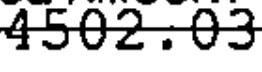
#> input picture multi_stage_ocr/dataset/bad_images/12.jpg, 262 x 72 px, found by its file name
$ python contours.py
#> lines starting #> are read from the running program, lines starting #| are printed output that depends on the picture; after the words box and inside, x2 and y2 are one past the last pixel; in counts of white or black regions, pixels touching at a corner belong together
#> further down, original_img is the input picture: shape (72, 262); min 0, max 255, mean 199.7
### multi_stage_ocr/image_processing.py
import matplotlib.pyplot as plt
import os
import cv2
import numpy as np
import random


# [16 lines left out: functions display, preprocessing, not called in this run]


def nearest_10(num):
    return int(np.ceil(num / 10.0)) * 10


def pad_image(img):
    h, w = img.shape[0], img.shape[1]
#> h = 72; w = 262

    if h < 512:
        pad = np.ones((512 - h, w)) * 255
        img = np.concatenate((img, pad))
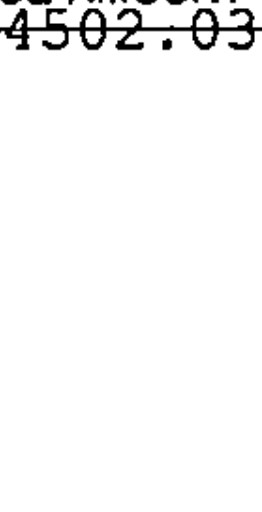
#> img: shape (512, 262) float64; min 0, max 255, mean 247.2
        h = 512
    else:
        pad = np.ones((nearest_10(h) - h, w)) * 255
        img = np.concatenate((img, pad))
        h = nearest_10(h)

    if w < 512:
        pad = np.ones((h, 512 - w)) * 255
        img = np.concatenate((img, pad), axis=1)
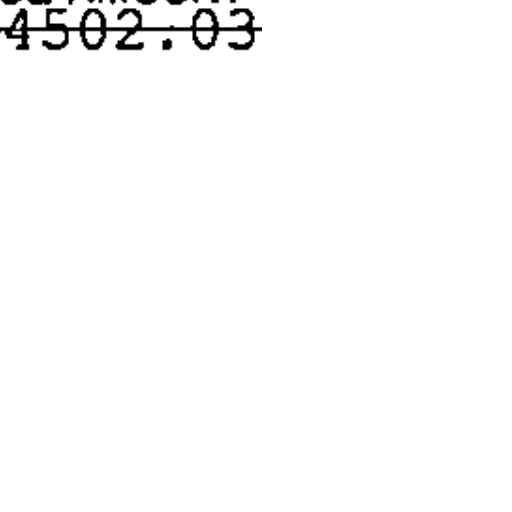
#> img: shape (512, 512) float64; min 0, max 255, mean 251
    else:
        pad = np.ones((h, nearest_10(w) - w)) * 255
        img = np.concatenate((img, pad), axis=1)

    return img


# [43 lines left out: functions pad_seg, batch_generator, not called in this run]

### multi_stage_ocr/contours.py
import cv2
from image_processing import pad_image
import numpy as np


image_path = "12"
original_img = cv2.imread(f"results/line_images/{image_path}.jpg", cv2.IMREAD_GRAYSCALE)
img = cv2.imread(f"results/word_segs/{image_path}_mask.jpg", cv2.IMREAD_GRAYSCALE)
cv2.threshold(img, 0, 255, cv2.THRESH_BINARY + cv2.THRESH_OTSU, img)
original_img = pad_image(original_img)
(h, w) = original_img.shape[:2]
#> h = 512; w = 512
factor_h, factor_w = h/512.0, w/512.0
#> factor_h = 1; factor_w = 1
original_img_copy = np.stack((original_img,)*3, axis=-1)

contours, hierarchy = cv2.findContours(img, cv2.RETR_EXTERNAL, cv2.CHAIN_APPROX_SIMPLE)
#> contours = []

for c in contours:
    points = []
    for point in c:
        x = int(point[0][0]*factor_w)
        y = int(point[0][1]*factor_h)
        points.append((x, y))
        # cv2.circle(original_img_copy, (x, y), 1, (255, 0 , 0), -1)
    cv2.polylines(original_img_copy, [np.array(points).reshape(-1, 1, 2)], True, (0, 0, 255), 1)
#> this loop made 0 passes
    # x, y, w, h = cv2.boundingRect(c)
    # cv2.rectangle(original_img_copy, (int(x*factor_w), int(y*factor_h)),
    #               (int((x+w)*factor_w), int((y+h)*factor_h)),
    #               (255, 0, 0), 1)

cv2.imshow("original img", original_img)
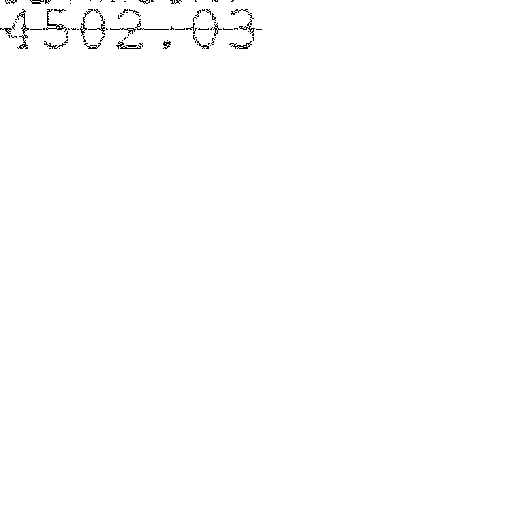
#> window 'original img': shape (512, 512); 99.5% white; black in thin lines or dots, all inside (x1, y1, x2, y2) = (0, 0, 262, 49)
cv2.imshow("contours", img)
cv2.imshow("bboxes", original_img_copy)
cv2.imwrite(f"results/contours_test/{image_path}_polylines.png", original_img_copy)
cv2.waitKey(0)

$ run again, with multi_stage_ocr/dataset/bad_images/11.jpg copied over multi_stage_ocr/dataset/bad_images/12.jpg
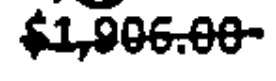
#> input picture multi_stage_ocr/dataset/bad_images/11.jpg, 276 x 81 px, found by its file name
#> original_img is the input picture: shape (81, 276); min 0, max 255, mean 194.9
#> in pad_image, `img = np.concatenate((img, pad), axis=1)`:
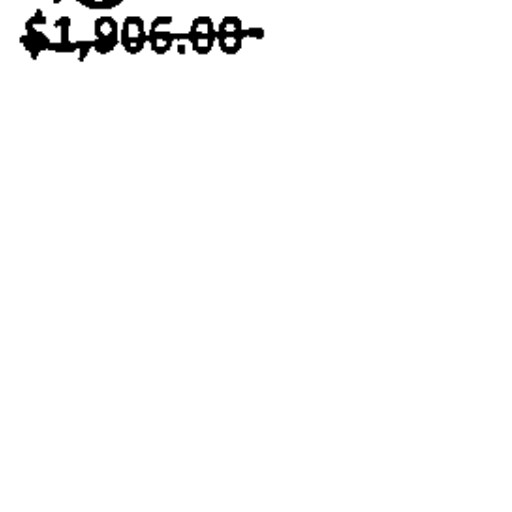
#> img: shape (512, 512) float64; min 0, max 255, mean 249.9
#> contours = []
#> `cv2.imshow("original img", original_img)`:
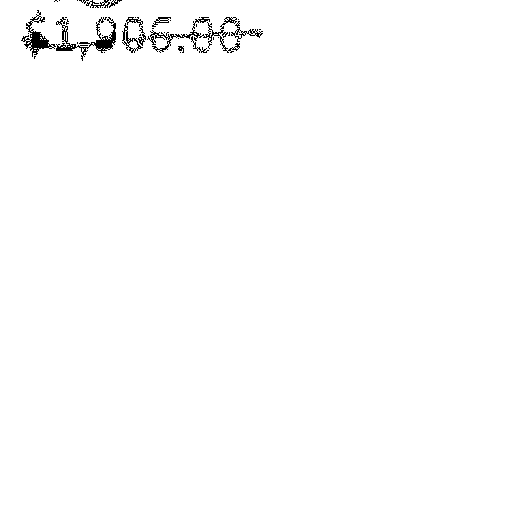
#> window 'original img': shape (512, 512); 99.1% white; black in thin lines or dots, all inside (x1, y1, x2, y2) = (21, 0, 263, 61)

$ run again, with multi_stage_ocr/dataset/bad_images/17.jpg copied over multi_stage_ocr/dataset/bad_images/12.jpg
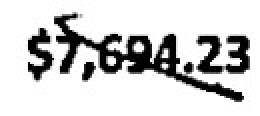
#> input picture multi_stage_ocr/dataset/bad_images/17.jpg, 130 x 58 px, found by its file name (shown 2 times larger)
#> original_img is the input picture: shape (58, 130); min 0, max 255, mean 207.3
#> in pad_image, `img = np.concatenate((img, pad), axis=1)`:
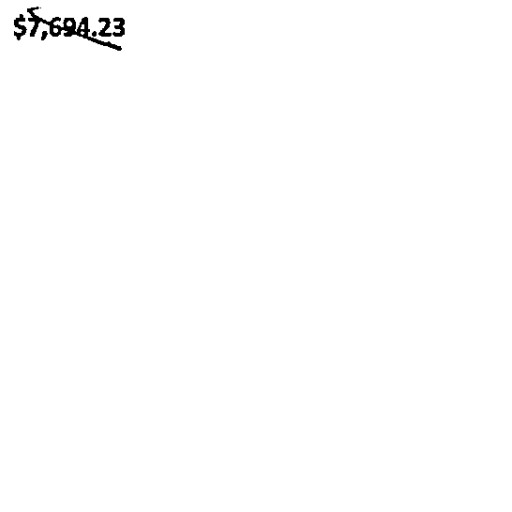
#> img: shape (512, 512) float64; min 0, max 255, mean 253.6
#> contours = []
#> `cv2.imshow("original img", original_img)`:
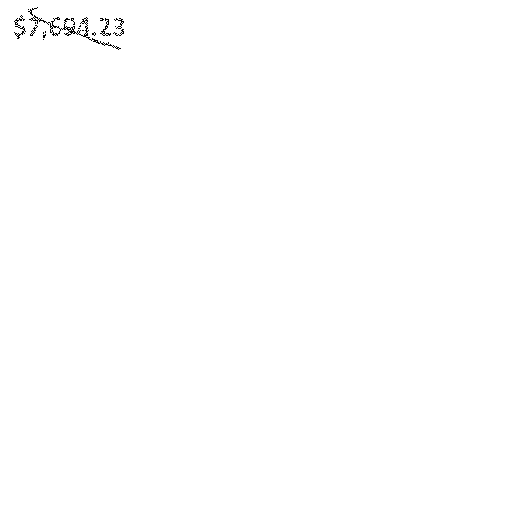
#> window 'original img': shape (512, 512); 99.8% white; black in thin lines or dots, all inside (x1, y1, x2, y2) = (14, 7, 124, 50)

$ run again, with multi_stage_ocr/dataset/bad_images/12_1.jpg copied over multi_stage_ocr/dataset/bad_images/12.jpg
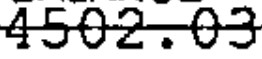
#> input picture multi_stage_ocr/dataset/bad_images/12_1.jpg, 262 x 59 px, found by its file name
#> original_img is the input picture: shape (59, 262); min 0, max 255, mean 191.4
#> in pad_image, `img = np.concatenate((img, pad), axis=1)`:
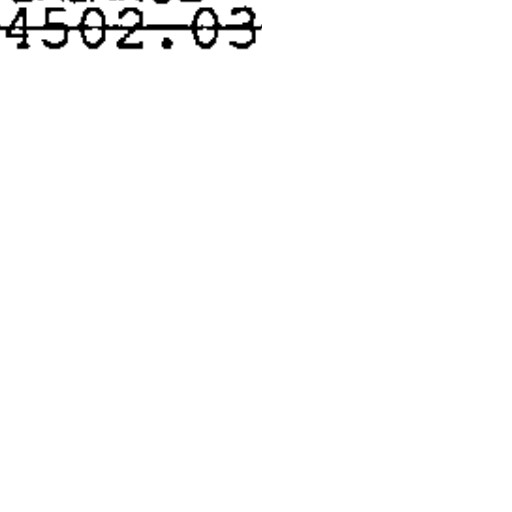
#> img: shape (512, 512) float64; min 0, max 255, mean 251.3
#> contours = []
#> `cv2.imshow("original img", original_img)`:
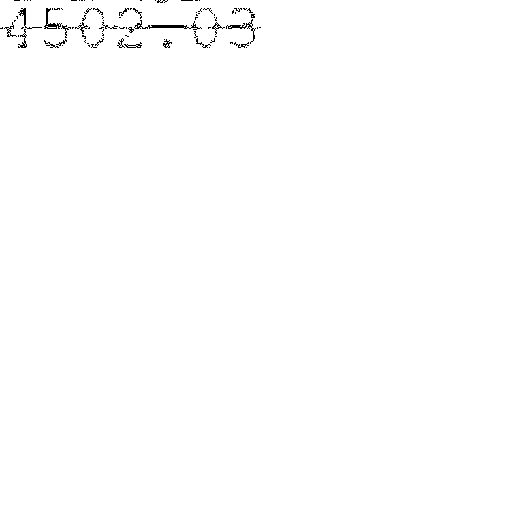
#> window 'original img': shape (512, 512); 99.5% white; black in thin lines or dots, all inside (x1, y1, x2, y2) = (0, 0, 261, 48)
